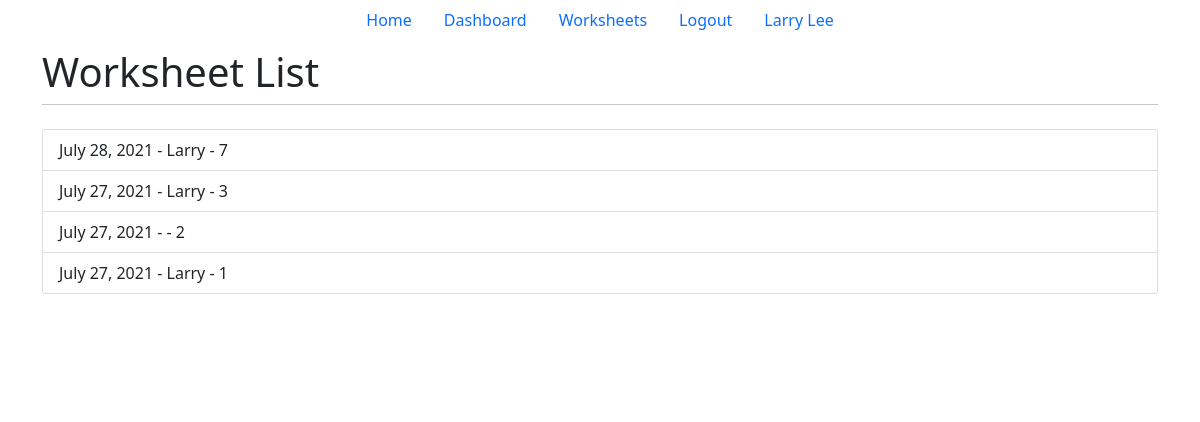
Page /worksheets/ (signed in) on the earlier database version.
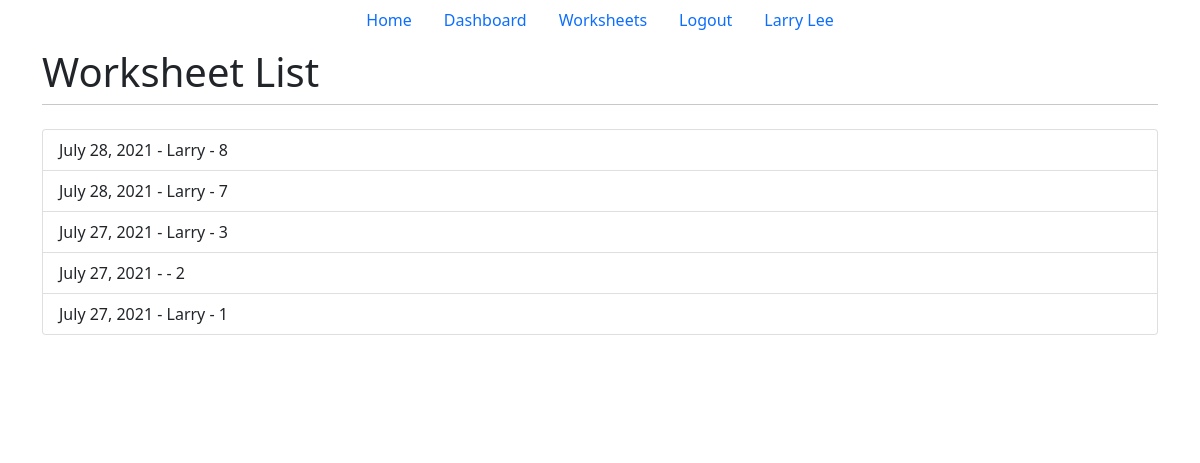
Same page on the later database version.
### main/models.py (models this page shows, shortened)
class Worksheet(models.Model):
    user = models.ForeignKey(
        User, on_delete=models.CASCADE, related_name="worksheet", null=True)
    name = models.CharField(max_length=20)
    date = models.DateField(name="date", auto_now_add=True)
    operations = [
        "REC",
        "BACK",
        "PROC",
        "SCAN",
        "R_PICK",
        "B_PICK",
        "S_PICK",
        "DEL",
        "LOAD",
        "Break",
        "Lunch",
        "Cleaning",
    ]
    stores = [
        116,
        167,
        215,
        254,
        279,
        517,
    ]
    class Meta:
        verbose_name = ("Worksheet")
        verbose_name_plural = ("Worksheets")

### main/views.py (the view)
# urls.py: path('worksheets/', views.worksheets, name="worksheets"),
def worksheets(response):
    return render(response, "worksheets.html", {})

### main/templates/worksheets.html (shortened to what this page needs)
{% extends 'base.html' %}
{% block title2 %}Worksheet List{% endblock title2 %}
{% block content %}
    {% if user.is_authenticated %}
        <div class="list-group">
            {% for ws in user.worksheet.all reversed %}
                <a href="/tracker/{{ws.id}}" class="list-group-item list-group-item-action">
                    {{ws.date}} - {{ws.name}} - {{ws.id}}
                </a>
            {% endfor %}
        </div>
    {% else %}
        <p>Login<a href="/login">Here</a></p>
    {% endif %}
{% endblock content %}

Differences in the rows shown:
added Worksheet: date "July 28, 2021", name "Larry", id "8"
